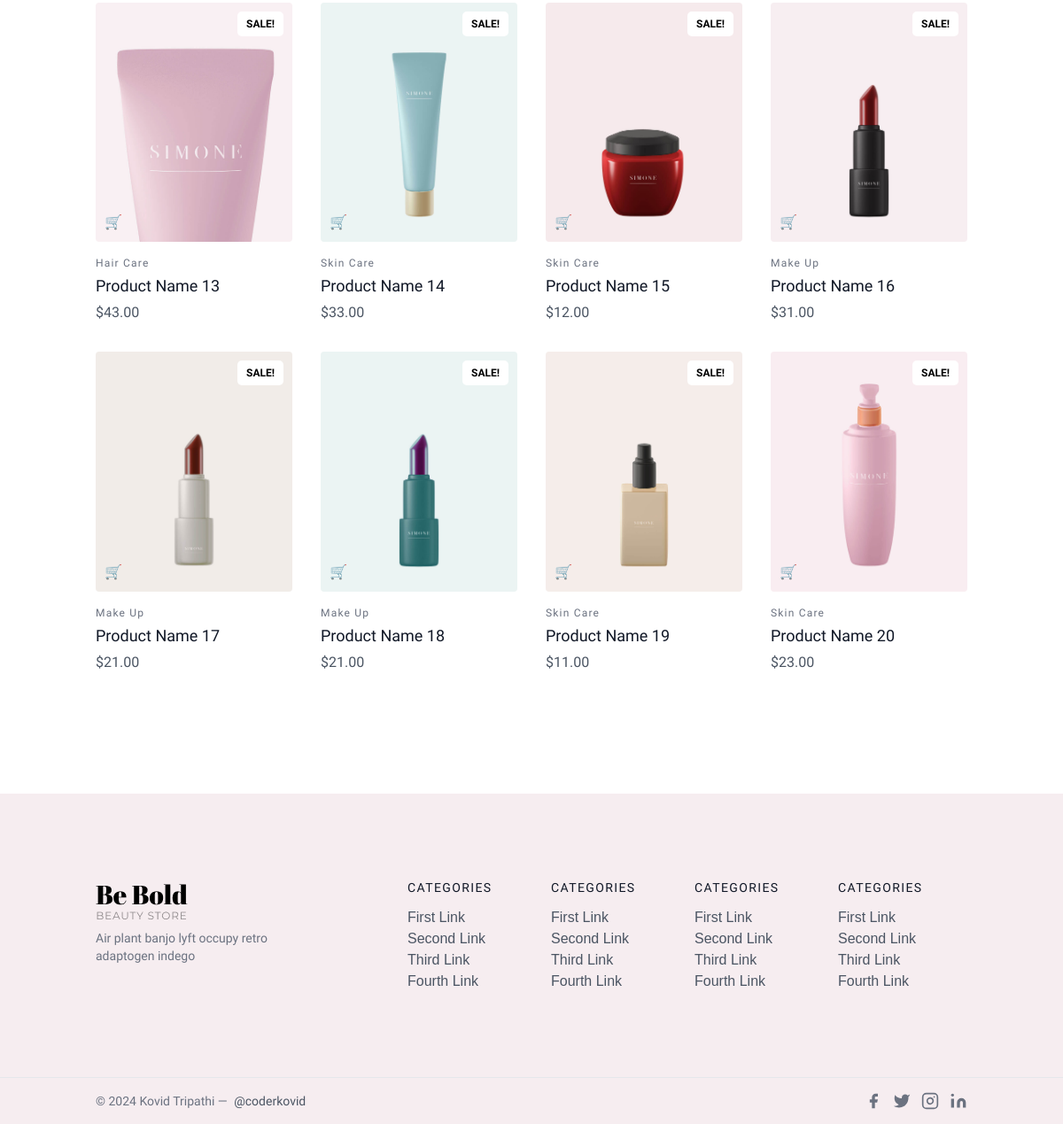
Page /shop/ (lower part) on the earlier database version.
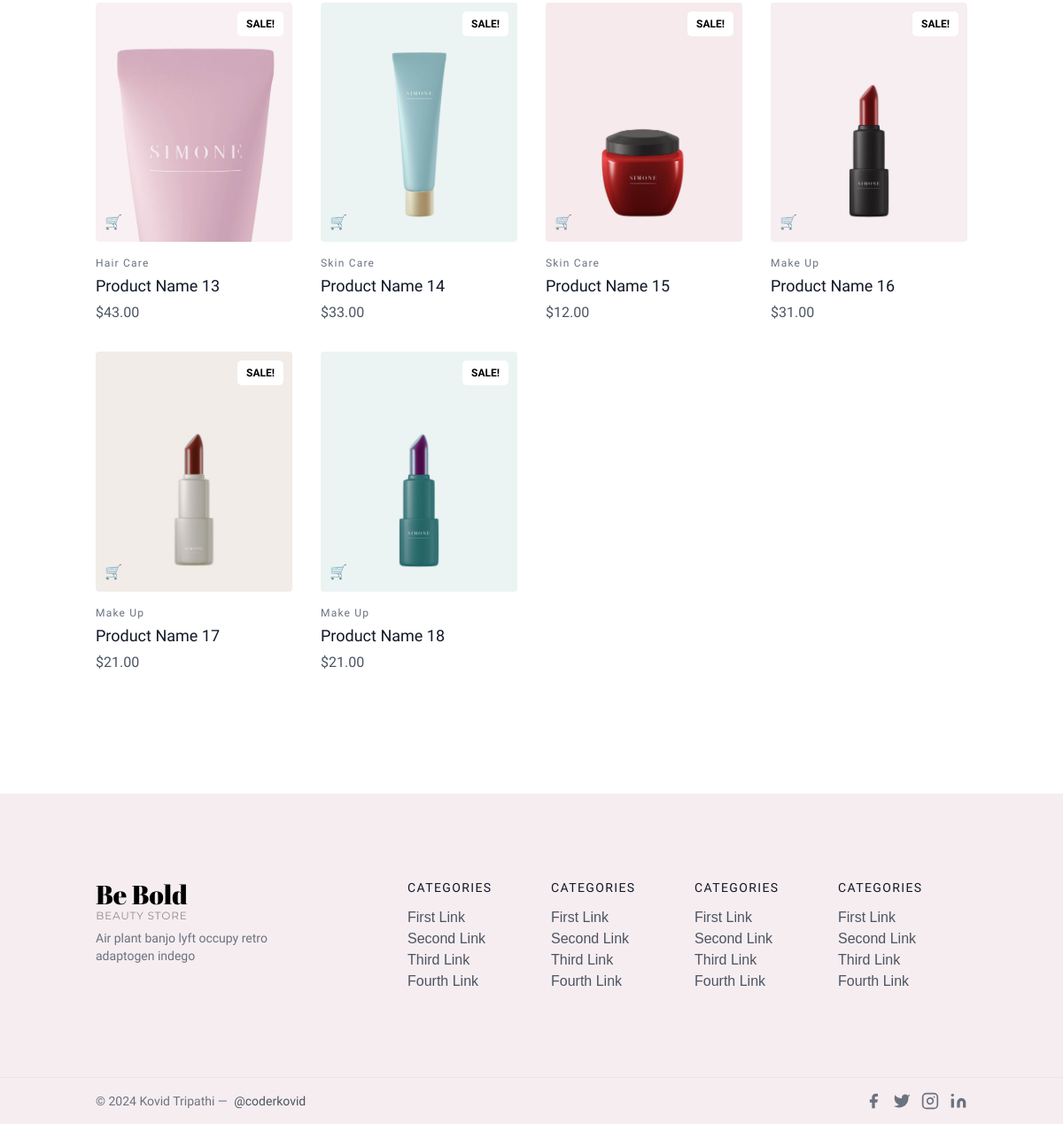
Same page on the later database version.
### ecombebold/models.py (models this page shows, shortened)
class Product(models.Model):
    name = models.CharField(max_length=255)
    description = models.TextField()
    price = models.DecimalField(max_digits=10, decimal_places=2)
    category = models.ForeignKey(Category, on_delete=models.CASCADE)
    image = models.ImageField(upload_to='product/img')
    stock_quantity = models.IntegerField()

class Category(models.Model):
    name = models.CharField(max_length=100)
    description = models.TextField(blank=True)
    parent_category = models.ForeignKey('self', on_delete=models.CASCADE, null=True, blank=True)
    def __str__(self):
        return self.name

### ecombebold/views.py (the view)
# urls.py: path('shop/',shop, name = 'shop'),
def shop(request):
	return render(request,"shop.html",context=dic)

### ecombebold/templates/shop.html (shortened to what this page needs)
{% extends 'base.html' %}
{% load static %}
{% block css %} <link rel="stylesheet" href="{% static 'shop/style.css'%}">
{% endblock %}
{% block body %}
<div class="fullPageShop" style="margin: 40px;">
    <br>
    <br>
    <br>
    <section class="text-gray-600 body-font">
      <div class="container px-5 pb-24 mx-auto">
          <div class="flex flex-wrap -m-4">
            {% for i in products %}
              <div class="lg:w-1/4 md:w-1/2 p-4 w-full">
                <a href="{% url 'product_detail' i.id %}" class="block relative rounded overflow-hidden">
                  <img alt="ecommerce" class="object-cover object-center w-full h-full block" src="/media/{{ i.image }}">
                  <div class="sale-button">Sale!</div>
                  <div class="add-to-cart cart" id="pr{{ i.id }}">&#128722;</div>
                </a>
                <div class="mt-4">
                  <h3 class="text-gray-500 text-xs tracking-widest title-font mb-1">{{ i.category }}</h3>
                  <h2 class="text-gray-900 title-font text-lg font-medium">{{ i.name }}</h2>
                  <p class="mt-1">${{ i.price }}</p>
                </div>
              </div>
          {% endfor %}
            </div>
            </div>
          </div>
{% endblock %}

### ecombebold/templates/base.html (shortened to what this page needs)
{% load static %}
<!DOCTYPE html>
<html lang="en">
    <head>
        <script src="https://cdn.tailwindcss.com"></script>
        <link rel="stylesheet" href="{% static 'ecom/styles.css' %}">
        {% block css %} {% endblock %}
    </head>
      <body>
        {% block body %}
        {% endblock %}
<footer class="text-gray-600 body-font" style="background-color: #F6EDF0;">
    <div class="container px-5 py-24 mx-auto flex md:items-center lg:items-start md:flex-row md:flex-nowrap flex-wrap flex-col">
      <div class="w-64 flex-shrink-0 md:mx-0 mx-auto text-center md:text-left">
        <a href="{% url 'ecom' %}" class="flex title-font font-medium items-center md:justify-start justify-center text-gray-900">
          <img src="{% static 'ecom/img/logo.png' %}" alt="Be Bold logo">
        </a>
        <p class="mt-2 text-sm text-gray-500">Air plant banjo lyft occupy retro adaptogen indego</p>
      </div>
      <div class="flex-grow flex flex-wrap md:pl-20 -mb-10 md:mt-0 mt-10 md:text-left text-center">
        <div class="lg:w-1/4 md:w-1/2 w-full px-4">
          <h2 class="title-font font-medium text-gray-900 tracking-widest text-sm mb-3">CATEGORIES</h2>
          <nav class="list-none mb-10">
            <li>
              <a class="text-gray-600 hover:text-gray-800">First Link</a>
            </li>
            <li>
              <a class="text-gray-600 hover:text-gray-800">Second Link</a>
            </li>
            <li>
              <a class="text-gray-600 hover:text-gray-800">Third Link</a>
            </li>
            <li>
              <a class="text-gray-600 hover:text-gray-800">Fourth Link</a>
            </li>
          </nav>
        </div>
        <div class="lg:w-1/4 md:w-1/2 w-full px-4">
          <h2 class="title-font font-medium text-gray-900 tracking-widest text-sm mb-3">CATEGORIES</h2>
          <nav class="list-none mb-10">
            <li>
              <a class="text-gray-600 hover:text-gray-800">First Link</a>
            </li>
            <li>
              <a class="text-gray-600 hover:text-gray-800">Second Link</a>
            </li>
            <li>
              <a class="text-gray-600 hover:text-gray-800">Third Link</a>
            </li>
            <li>
              <a class="text-gray-600 hover:text-gray-800">Fourth Link</a>
            </li>
          </nav>
        </div>
        <div class="lg:w-1/4 md:w-1/2 w-full px-4">
          <h2 class="title-font font-medium text-gray-900 tracking-widest text-sm mb-3">CATEGORIES</h2>
          <nav class="list-none mb-10">
            <li>
              <a class="text-gray-600 hover:text-gray-800">First Link</a>
            </li>
            <li>
              <a class="text-gray-600 hover:text-gray-800">Second Link</a>
            </li>
            <li>
              <a class="text-gray-600 hover:text-gray-800">Third Link</a>
            </li>
            <li>
              <a class="text-gray-600 hover:text-gray-800">Fourth Link</a>
            </li>
          </nav>
        </div>
        <div class="lg:w-1/4 md:w-1/2 w-full px-4">
          <h2 class="title-font font-medium text-gray-900 tracking-widest text-sm mb-3">CATEGORIES</h2>
          <nav class="list-none mb-10">
            <li>
              <a class="text-gray-600 hover:text-gray-800">First Link</a>
            </li>
            <li>
              <a class="text-gray-600 hover:text-gray-800">Second Link</a>
            </li>
            <li>
              <a class="text-gray-600 hover:text-gray-800">Third Link</a>
            </li>
            <li>
              <a class="text-gray-600 hover:text-gray-800">Fourth Link</a>
            </li>
          </nav>
        </div>
      </div>
    </div>
    <div style="background-color: #F6EDF0;">
      <div class="container mx-auto py-4 px-5 flex flex-wrap flex-col sm:flex-row">
        <p class="text-gray-500 text-sm text-center sm:text-left">© 2024 Kovid Tripathi —
          <a href="https://twitter.com/coderkovid" rel="noopener noreferrer" class="text-gray-600 ml-1" target="_blank">@coderkovid</a>
        </p>
        <span class="inline-flex sm:ml-auto sm:mt-0 mt-2 justify-center sm:justify-start">
          <a class="text-gray-500">
            <svg fill="currentColor" stroke-linecap="round" stroke-linejoin="round" stroke-width="2" class="w-5 h-5" viewBox="0 0 24 24">
              <path d="M18 2h-3a5 5 0 00-5 5v3H7v4h3v8h4v-8h3l1-4h-4V7a1 1 0 011-1h3z"></path>
            </svg>
          </a>
          <a class="ml-3 text-gray-500">
            <svg fill="currentColor" stroke-linecap="round" stroke-linejoin="round" stroke-width="2" class="w-5 h-5" viewBox="0 0 24 24">
              <path d="M23 3a10.9 10.9 0 01-3.14 1.53 4.48 4.48 0 00-7.86 3v1A10.66 10.66 0 013 4s-4 9 5 13a11.64 11.64 0 01-7 2c9 5 20 0 20-11.5a4.5 4.5 0 00-.08-.83A7.72 7.72 0 0023 3z"></path>
            </svg>
          </a>
          <a class="ml-3 text-gray-500">
            <svg fill="none" stroke="currentColor" stroke-linecap="round" stroke-linejoin="round" stroke-width="2" class="w-5 h-5" viewBox="0 0 24 24">
              <rect width="20" height="20" x="2" y="2" rx="5" ry="5"></rect>
              <path d="M16 11.37A4 4 0 1112.63 8 4 4 0 0116 11.37zm1.5-4.87h.01"></path>
            </svg>
          </a>
          <a class="ml-3 text-gray-500">
            <svg fill="currentColor" stroke="currentColor" stroke-linecap="round" stroke-linejoin="round" stroke-width="0" class="w-5 h-5" viewBox="0 0 24 24">
              <path stroke="none" d="M16 8a6 6 0 016 6v7h-4v-7a2 2 0 00-2-2 2 2 0 00-2 2v7h-4v-7a6 6 0 016-6zM2 9h4v12H2z"></path>
              <circle cx="4" cy="4" r="2" stroke="none"></circle>
            </svg>
          </a>
        </span>
      </div>
    </div>
  </footer>
</body>
</html>

### ecombebold/static/ecom/styles.css (style rules this page uses)
body { font-family: "Marcellus", serif; font-weight: 400; font-style: normal; }
nav { font-family: sans-serif; font-weight: 400; font-style: normal; }

### ecombebold/static/shop/style.css (style rules this page uses)
.container { display: flex; justify-content: space-between; align-items: center; padding: 10px; }
.sale-button { position: absolute; top: 10px; right: 10px; background-color: white; color: black; padding: 5px 10px; border-radius: 5px; font-size: 12px; font-weight: bold; text-transform: uppercase; }
.add-to-cart { display: inline-block; position: absolute; bottom: 10px; left: 10px; color: blue; cursor: pointer; }

Differences in the rows shown:
removed Product: image (picture), category "Skin Care", name "Product Name 19", price "11.00"
removed Product: image (picture), category "Skin Care", name "Product Name 20", price "23.00"
